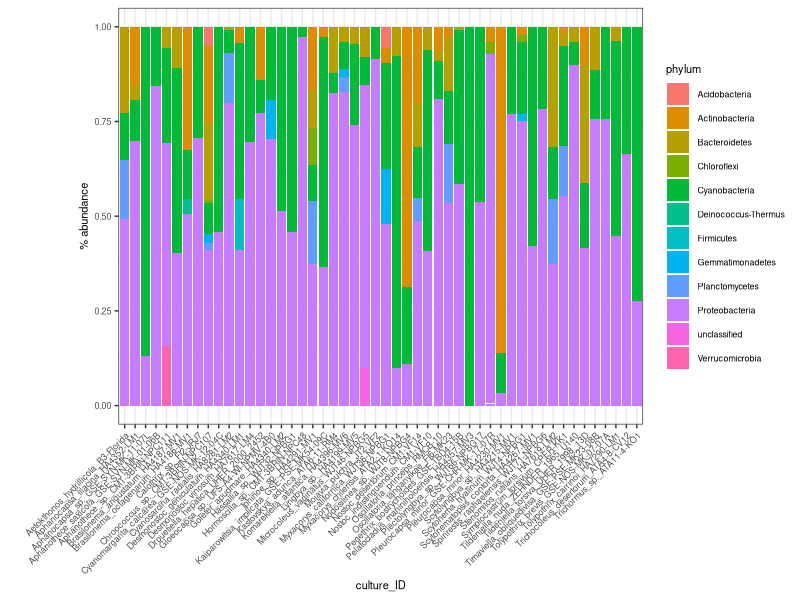
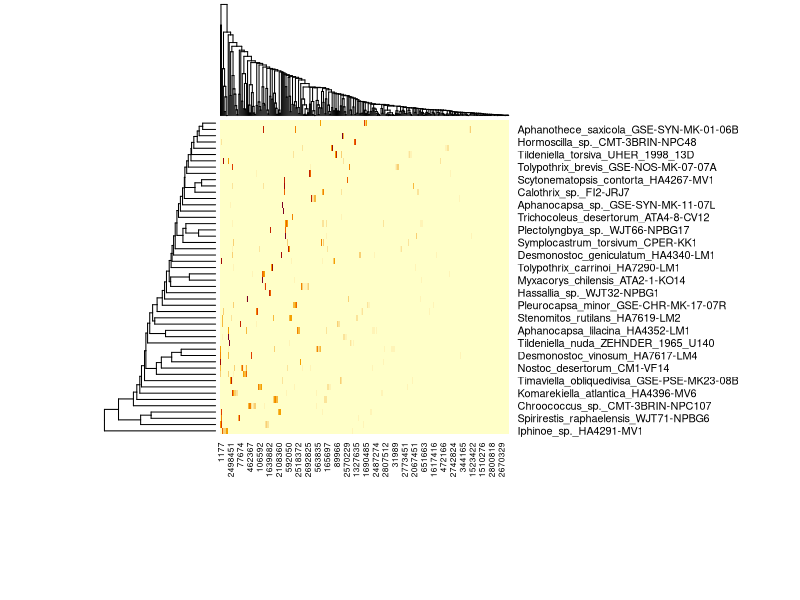
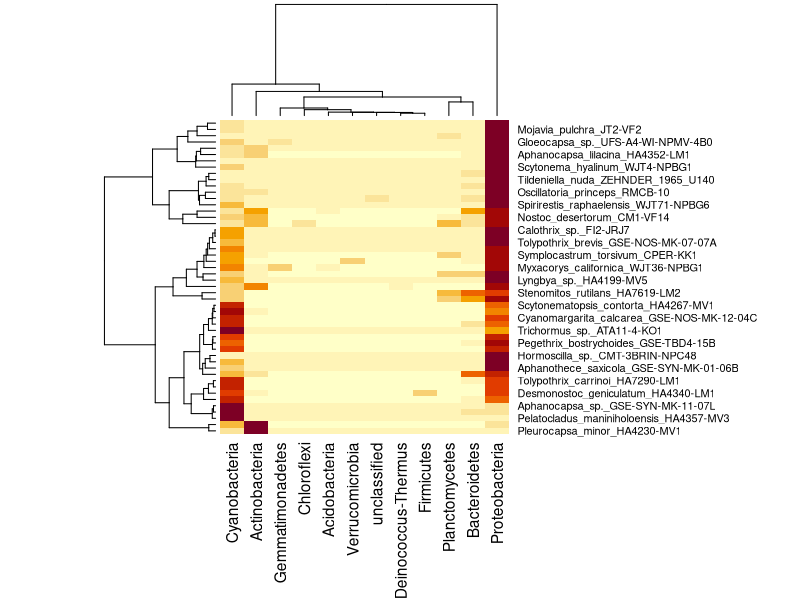
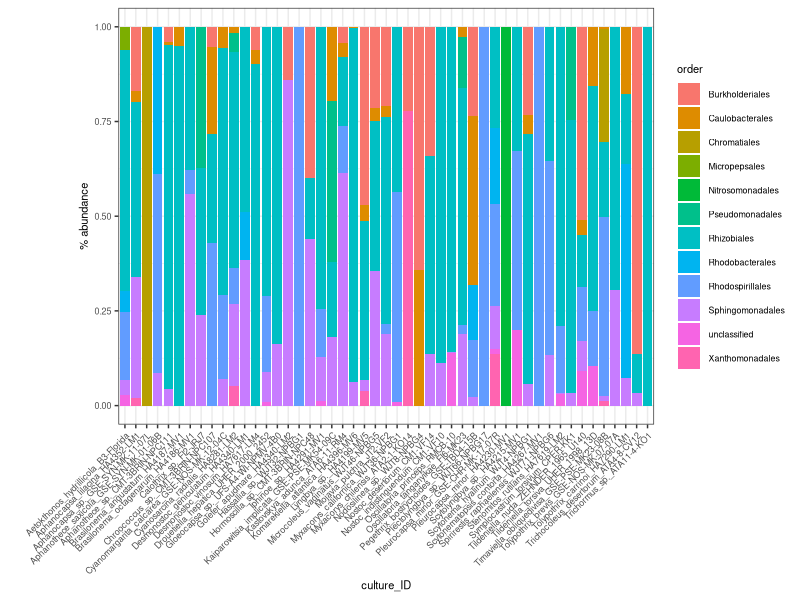
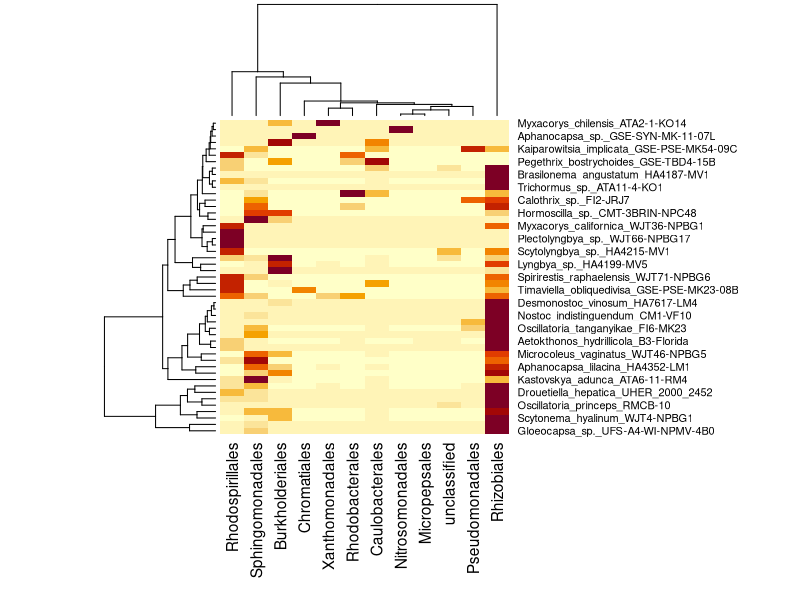
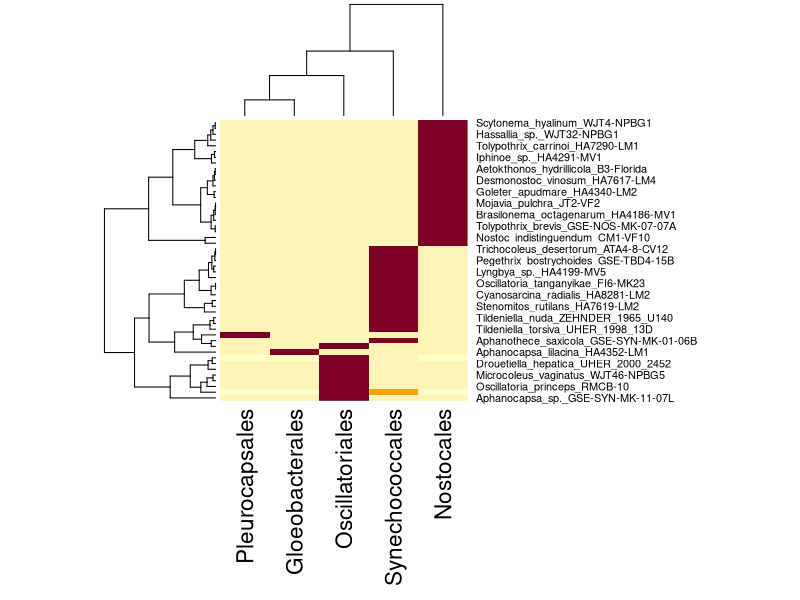
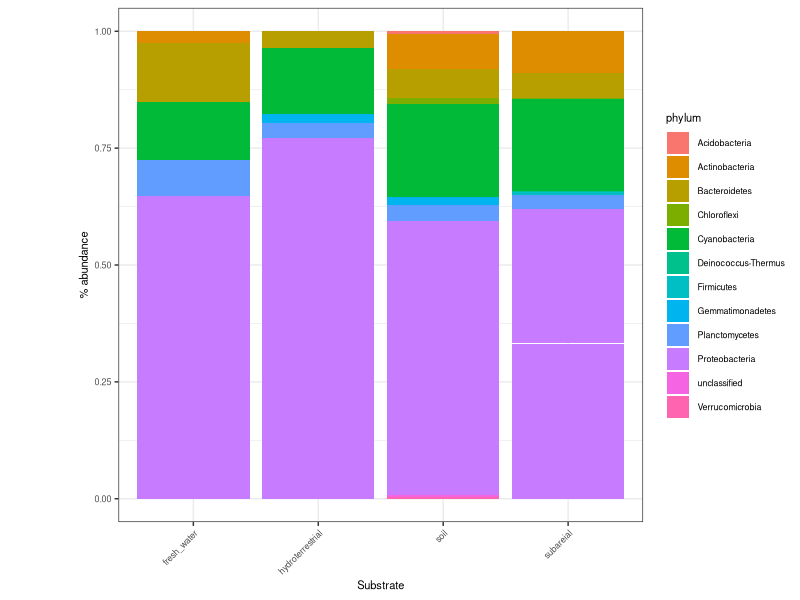
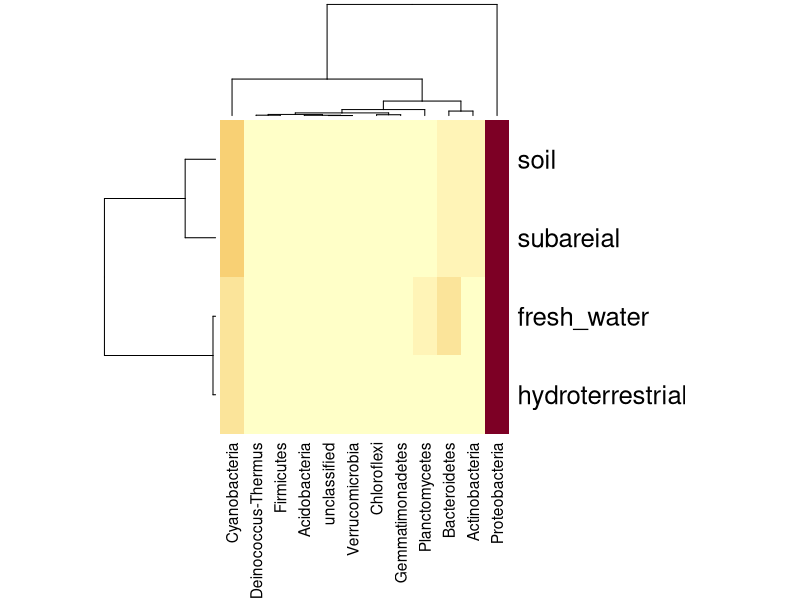

Write R code to recreate these figures, in order.
# what organisms are present in the cyanosphere 

# load libraries 
library(tidyverse)
library(vegan)
library(ggrepel)

# load data
cyanosphere <- read.csv("data/autometa_assembly_cyanosphere.csv")

pdf("figures/phylum_plot.pdf", width = 11, height = 8.5)
ggplot(cyanosphere, aes(fill = phylum, y = contigs, x = culture_ID)) + geom_bar(position = "fill", stat = "identity")+ theme_bw()  + labs(y = "% abundance") + theme(axis.text.x = element_text(angle = 45, vjust = 1, hjust=1), text = element_text(size = 8), plot.margin = unit(c(0.2, 0.2, 0.2, 2), "cm"))
dev.off()

heatmap.data <- cyanosphere %>% dplyr::select(taxid, contigs, culture_ID)
heatmap.data <- pivot_wider(heatmap.data, names_from = taxid, values_from = contigs, values_fn = sum)
culture.names <-  heatmap.data$culture_ID
heatmap.data <- heatmap.data[-1]
heatmap.data <- sapply(heatmap.data, as.numeric)
heatmap.data[is.na(heatmap.data)] <-0
rownames(heatmap.data) <- culture.names

pdf("figures/taxid heatmap.pdf")
heatmap(heatmap.data, margins = c(10, 11.5))
dev.off()

# are the communities different between cultures
cyanosphere.transformed <- cyanosphere %>% pivot_wider(names_from = culture_ID, values_from = contigs)

otu.all <- cyanosphere.transformed %>% group_by(taxid, phylum, Host_Order, Substrate, Continent) %>% summarize_at(vars(`Aetokthonos_hydrillicola_B3-Florida`:`Trichormus_sp._ATA11-4-KO1`),list(sum = sum))

otu.only <- otu.all[-c(1:5)]
head(otu.only)

otu.only[c(1:50)] <- sapply(otu.all[c(1:50)],as.numeric)
otu.only[is.na(otu.only)] <-0

metadata <- otu.all[c(1:5)]

otu.nmds <- metaMDS(otu.only, trace = FALSE, trymax = 100, "bray")
otu.nmds$stress # 0.131
adonis(otu.only ~ taxid, data = metadata) # p = 0.001***


# make heat map

heatmap.data <- cyanosphere %>% dplyr::select(phylum, contigs, culture_ID)
heatmap.data <- pivot_wider(heatmap.data, names_from = phylum, values_from = contigs, values_fn = sum)
culture.names <-  heatmap.data$culture_ID
heatmap.data <- heatmap.data[-1]
heatmap.data <- sapply(heatmap.data, as.numeric)
heatmap.data[is.na(heatmap.data)] <-0
rownames(heatmap.data) <- culture.names

pdf("figures/phylum heatmap.pdf")
heatmap(heatmap.data, margins = c(10, 11.5))
dev.off()

# look just at proteobacteria 

proteo <- cyanosphere %>% filter(phylum == "Proteobacteria")
pdf("figures/proteo_plot.pdf", width = 11, height = 8.5)
ggplot(proteo, aes(fill = order, y = contigs, x = culture_ID)) + geom_bar(position = "fill", stat = "identity")+ theme_bw()  + labs(y = "% abundance") + theme(axis.text.x = element_text(angle = 45, vjust = 1, hjust=1), text = element_text(size = 8), plot.margin = unit(c(0.2, 0.2, 0.2, 2), "cm"))
dev.off()

heatmap.data <- proteo %>% dplyr::select(order, contigs, culture_ID)
heatmap.data <- pivot_wider(heatmap.data, names_from = order, values_from = contigs, values_fn = sum)
culture.names <-  heatmap.data$culture_ID
heatmap.data <- heatmap.data[-1]
heatmap.data <- sapply(heatmap.data, as.numeric)
heatmap.data[is.na(heatmap.data)] <-0
rownames(heatmap.data) <- culture.names

pdf("figures/proteo heatmap.pdf")
heatmap(heatmap.data, margins = c(10, 11.5))
dev.off()


# cyano only 

heatmap.data <- cyanosphere %>% filter(phylum == "Cyanobacteria") %>% dplyr::select(order, contigs, culture_ID)
heatmap.data <- pivot_wider(heatmap.data, names_from = order, values_from = contigs, values_fn = sum)
culture.names <-  heatmap.data$culture_ID
heatmap.data <- heatmap.data[-1]
heatmap.data <- sapply(heatmap.data, as.numeric)
heatmap.data[is.na(heatmap.data)] <-0
rownames(heatmap.data) <- culture.names

pdf("figures/cyano heatmap.pdf")
heatmap(heatmap.data, margins = c(12, 14))
dev.off()


### Based on Substrate ###

pdf("figures/substrate_plot.pdf", width = 11, height = 8.5)
ggplot(cyanosphere, aes(fill = phylum, y = contigs, x = Substrate)) + geom_bar(position = "fill", stat = "identity")+ theme_bw()  + labs(y = "% abundance") + theme(axis.text.x = element_text(angle = 45, vjust = 1, hjust=1), text = element_text(size = 8), plot.margin = unit(c(0.2, 0.2, 0.2, 2), "cm"))
dev.off()

heatmap.data <- cyanosphere %>% dplyr::select(phylum, contigs, Substrate)
heatmap.data <- pivot_wider(heatmap.data, names_from = phylum, values_from = contigs, values_fn = sum)
substrate.names <-  heatmap.data$Substrate
heatmap.data <- heatmap.data[-1]
heatmap.data <- sapply(heatmap.data, as.numeric)
heatmap.data[is.na(heatmap.data)] <-0
rownames(heatmap.data) <- substrate.names

pdf("figures/substrate heatmap.pdf")
heatmap(heatmap.data, margins = c(10, 11.5))
dev.off()

heatmap.data <- proteo %>% dplyr::select(order, contigs, Substrate)
heatmap.data <- pivot_wider(heatmap.data, names_from = order, values_from = contigs, values_fn = sum)
heatmap.data <- heatmap.data[-1]
heatmap.data <- sapply(heatmap.data, as.numeric)
heatmap.data[is.na(heatmap.data)] <-0
rownames(heatmap.data) <- substrate.names

pdf("figures/proteo substrate heatmap.pdf")
heatmap(heatmap.data, margins = c(10, 11.5))
dev.off()

# cyano only
heatmap.data <- cyanosphere %>% filter(phylum == "Cyanobacteria") %>% dplyr::select(order, contigs, Substrate)
heatmap.data <- pivot_wider(heatmap.data, names_from = order, values_from = contigs, values_fn = sum)
heatmap.data <- heatmap.data[-1]
heatmap.data <- sapply(heatmap.data, as.numeric)
heatmap.data[is.na(heatmap.data)] <-0
rownames(heatmap.data) <- substrate.names

pdf("figures/cyano substrate heatmap.pdf")
heatmap(heatmap.data, margins = c(10, 11.5))
dev.off()

### Based on Continent  ###

pdf("figures/continent_plot.pdf", width = 11, height = 8.5)
ggplot(cyanosphere, aes(fill = phylum, y = contigs, x = Continent)) + geom_bar(position = "fill", stat = "identity")+ theme_bw()  + labs(y = "% abundance") + theme(axis.text.x = element_text(angle = 45, vjust = 1, hjust=1), text = element_text(size = 8), plot.margin = unit(c(0.2, 0.2, 0.2, 2), "cm"))
dev.off()

heatmap.data <- cyanosphere %>% dplyr::select(phylum, contigs, Continent)
heatmap.data <- pivot_wider(heatmap.data, names_from = phylum, values_from = contigs, values_fn = sum)
row.names <-  heatmap.data$Continent 
heatmap.data <- heatmap.data[-1]
heatmap.data <- sapply(heatmap.data, as.numeric)
heatmap.data[is.na(heatmap.data)] <-0
rownames(heatmap.data) <- row.names

pdf("figures/Continent heatmap.pdf")
heatmap(heatmap.data, margins = c(10, 11.5))
dev.off()

# Cyanobacteria only 

heatmap.data <- cyanosphere %>% filter(phylum == "Cyanobacteria") %>% dplyr::select(order, contigs, Continent)
heatmap.data <- pivot_wider(heatmap.data, names_from = order, values_from = contigs, values_fn = sum)
row.names <-  heatmap.data$Continent 
heatmap.data <- heatmap.data[-1]
heatmap.data <- sapply(heatmap.data, as.numeric)
heatmap.data[is.na(heatmap.data)] <-0
rownames(heatmap.data) <- row.names

pdf("figures/Continent_cyano heatmap.pdf")
heatmap(heatmap.data, margins = c(10, 11.5))
dev.off()


# based on host Order 

heatmap.data <- cyanosphere %>% dplyr::select(phylum, contigs, Host_Order)
heatmap.data <- pivot_wider(heatmap.data, names_from = phylum, values_from = contigs, values_fn = sum)
row.names <-  heatmap.data$Host_Order 
heatmap.data <- heatmap.data[-1]
heatmap.data <- sapply(heatmap.data, as.numeric)
heatmap.data[is.na(heatmap.data)] <-0
rownames(heatmap.data) <- row.names

pdf("figures/host order heatmap.pdf")
heatmap(heatmap.data, margins = c(10, 11.5))
dev.off()

heatmap.data <- cyanosphere %>% filter(phylum == "Cyanobacteria") %>% dplyr::select(order, contigs, Host_Order)
heatmap.data <- pivot_wider(heatmap.data, names_from = order, values_from = contigs, values_fn = sum)
row.names <-  heatmap.data$Host_Order 
heatmap.data <- heatmap.data[-1]
heatmap.data <- sapply(heatmap.data, as.numeric)
heatmap.data[is.na(heatmap.data)] <-0
rownames(heatmap.data) <- row.names

pdf("figures/host order cyanobacteria  heatmap.pdf")
heatmap(heatmap.data, margins = c(12, 11.5))
dev.off()
